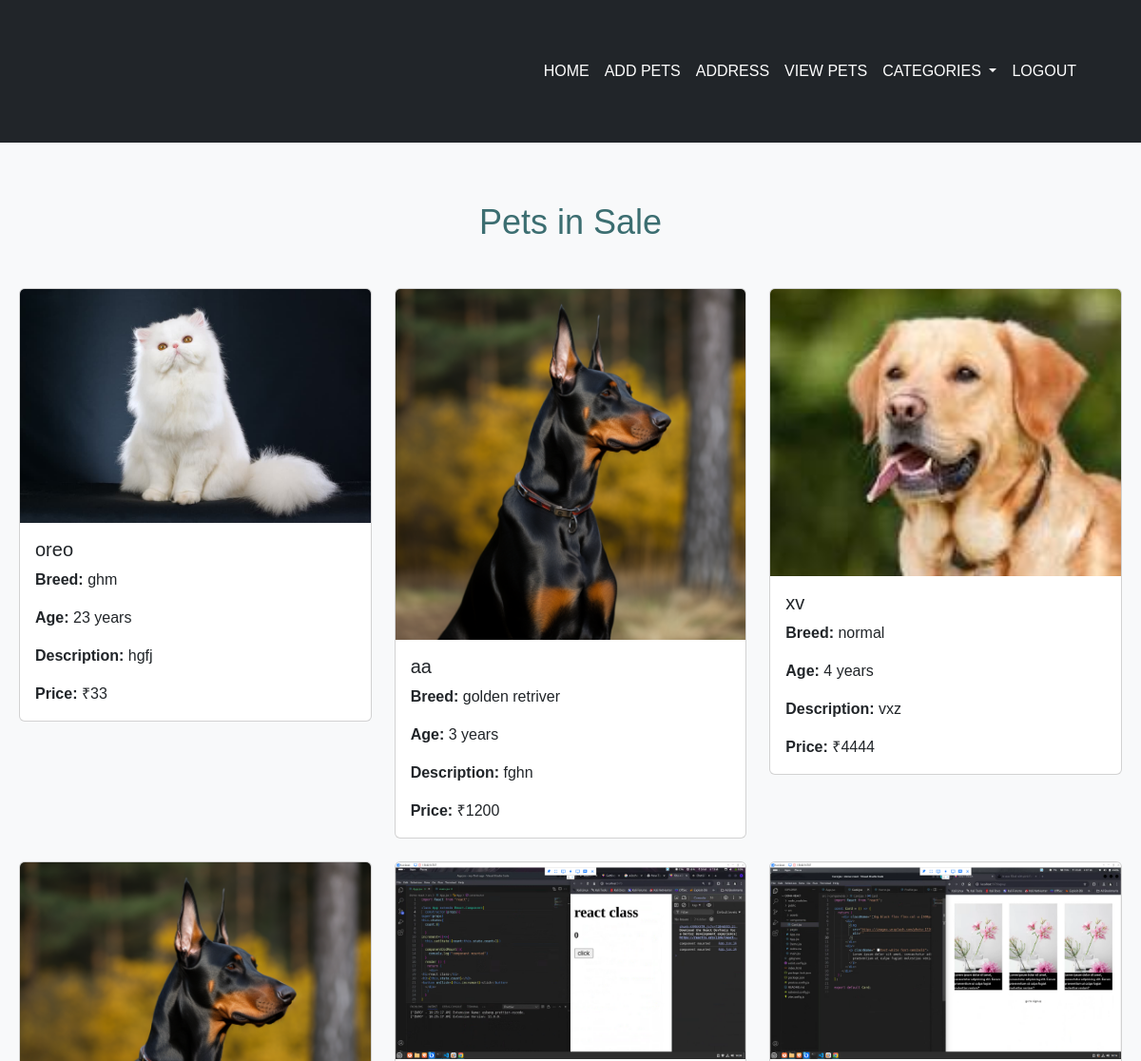
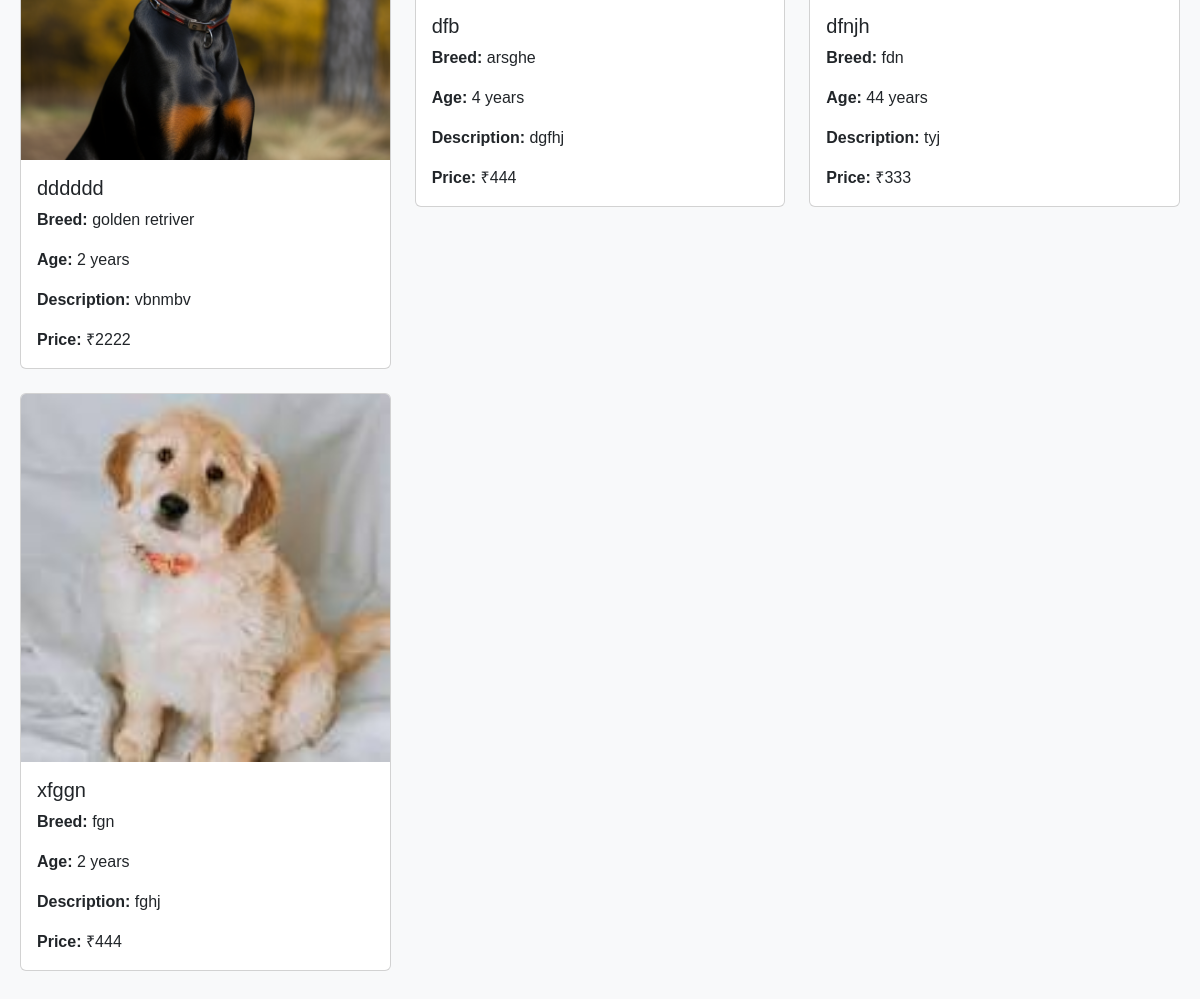
Page /pets/category/6 on the earlier database version (2 pictures, top to bottom).
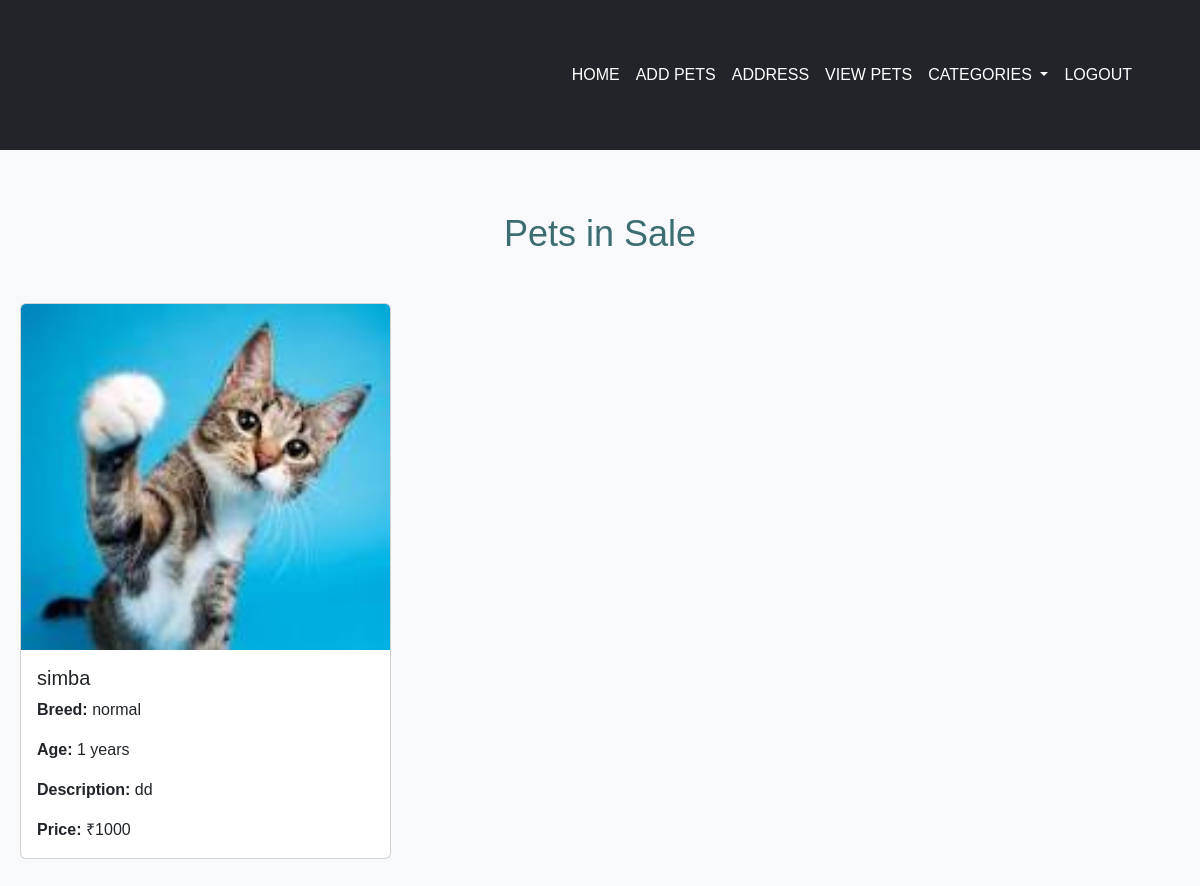
Same page on the later database version.
### app/models.py (models this page shows, shortened)
class Pet(models.Model):
    category = models.ForeignKey(Category, on_delete=models.CASCADE)
    address = models.ForeignKey(Address, on_delete=models.CASCADE)
    pet_type = models.ForeignKey(PetType, on_delete=models.CASCADE)
    user = models.ForeignKey(User, on_delete=models.CASCADE)
    pet_name = models.CharField(max_length=100)
    pet_description = models.TextField()
    pet_age = models.IntegerField()
    pet_image = models.ImageField(upload_to='pet_images/')
    pet_price = models.IntegerField()
    pet_breed = models.CharField(max_length=100)
    created_at = models.DateTimeField(auto_now_add=True)
    is_available = models.BooleanField(default=True)

### app/views.py (the view)
# urls.py: path('pets/category/<int:category_id>', views.pets_by_category, name='pets_by_category'),
def pets_by_category(request, category_id ):
    categories = Category.objects.all()
    pets = Pet.objects.filter(category_id=category_id)
    category = Category.objects.get(id=category_id)
    return render(request, 'user/pets_cat.html', {'pets': pets, 'category': category,'categories': categories})

### templates/user/pets_cat.html (shortened to what this page needs)
<!DOCTYPE html>
<html lang="en">
<head>
    {% load static %}
    <link href="https://cdn.jsdelivr.net/npm/bootstrap@5.3.3/dist/css/bootstrap.min.css" rel="stylesheet">
    <link rel="stylesheet" href="{% static 'listpets.css' %}">
</head>
<body>
    <nav class="navbar navbar-expand-sm navv bg-dark fixed-top">
        <div class="container-fluid">
            <div class="collapse navbar-collapse" id="collapsibleNavbar">
                <ul class="navbar-nav ms-auto me-5">
                    <li class="nav-item">
                        <a class="nav-link text-white" href="../../user_home"> HOME</a>
                    </li>
                    <li class="nav-item">
                        <a class="nav-link text-white" href="../../add-pet"> ADD PETS</a>
                    </li>
                    <li class="nav-item">
                        <a class="nav-link text-white" href="../../add_address"> ADDRESS</a>
                    </li>
                    <li class="nav-item">
                        <a class="nav-link text-white" href="../../pet-list"> VIEW PETS</a>
                    </li>
                    <li class="nav-item dropdown">
                        <a class="nav-link dropdown-toggle text-white" href="#" id="navbarDropdown" role="button" data-bs-toggle="dropdown" aria-expanded="false">
                             CATEGORIES
                        </a>
                    </li>
                    <li class="nav-item">
                        <a class="nav-link text-white" href="../../logout"> LOGOUT</a>
                    </li>
                </ul>
            </div>
        </div>
    </nav>
    <div class="container mt-5 pt-4">
        <h1 class="text-center mb-5">Pets in {{ category.name }}</h1>
        <div class="row">
            {% for pet in pets %}
                <div class="col-md-4 mb-4">
                    <div class="card">
                        <a href="{% url 'pet_detail' pet.id %}" style="text-decoration: none;">
                            {% if pet.pet_image %}
                                <img src="{{ pet.pet_image.url }}" alt="{{ pet.pet_name }}" class="card-img-top img-fluid">
                            {% else %}
                                <img src="{% static 'default-image.jpg' %}" alt="Default Image" class="card-img-top img-fluid">
                            {% endif %}
                        </a>
                        <div class="card-body">
                            <h5 class="card-title">{{ pet.pet_name }}</h5>
                            <p class="card-text"><strong>Breed:</strong> {{ pet.pet_breed }}</p>
                            <p class="card-text"><strong>Age:</strong> {{ pet.pet_age }} years</p>
                            <p class="card-text"><strong>Description:</strong> {{ pet.pet_description|truncatewords:20 }}</p>
                            <p class="card-text"><strong>Price:</strong> ₹{{ pet.pet_price }}</p>
                        </div>
                    </div>
                </div>
            {% empty %}
                <div class="col-12">
                    <p class="no-pets text-center">No pets available in this category at the moment.</p>
                </div>
            {% endfor %}
        </div>
</body>
</html>

Differences in the rows shown:
removed Pet: pet_image (picture), pet_name "oreo", pet_breed "ghm", pet_age "23", pet_description "hgfj", pet_price "33"
removed Pet: pet_image (picture), pet_name "aa", pet_breed "golden retriver", pet_age "3", pet_description "fghn", pet_price "1200"
removed Pet: pet_image (picture), pet_name "xv", pet_breed "normal", pet_age "4", pet_description "vxz", pet_price "4444"
removed Pet: pet_image (picture), pet_name "dddddd", pet_breed "golden retriver", pet_age "2", pet_description "vbnmbv", pet_price "2222"
removed Pet: pet_image (picture), pet_name "dfb", pet_breed "arsghe", pet_age "4", pet_description "dgfhj", pet_price "444"
removed Pet: pet_image (picture), pet_name "dfnjh", pet_breed "fdn", pet_age "44", pet_description "tyj", pet_price "333"
removed Pet: pet_image (picture), pet_name "xfggn", pet_breed "fgn", pet_age "2", pet_description "fghj", pet_price "444"
added Pet: pet_image (picture), pet_name "simba", pet_breed "normal", pet_age "1", pet_description "dd", pet_price "1000"
